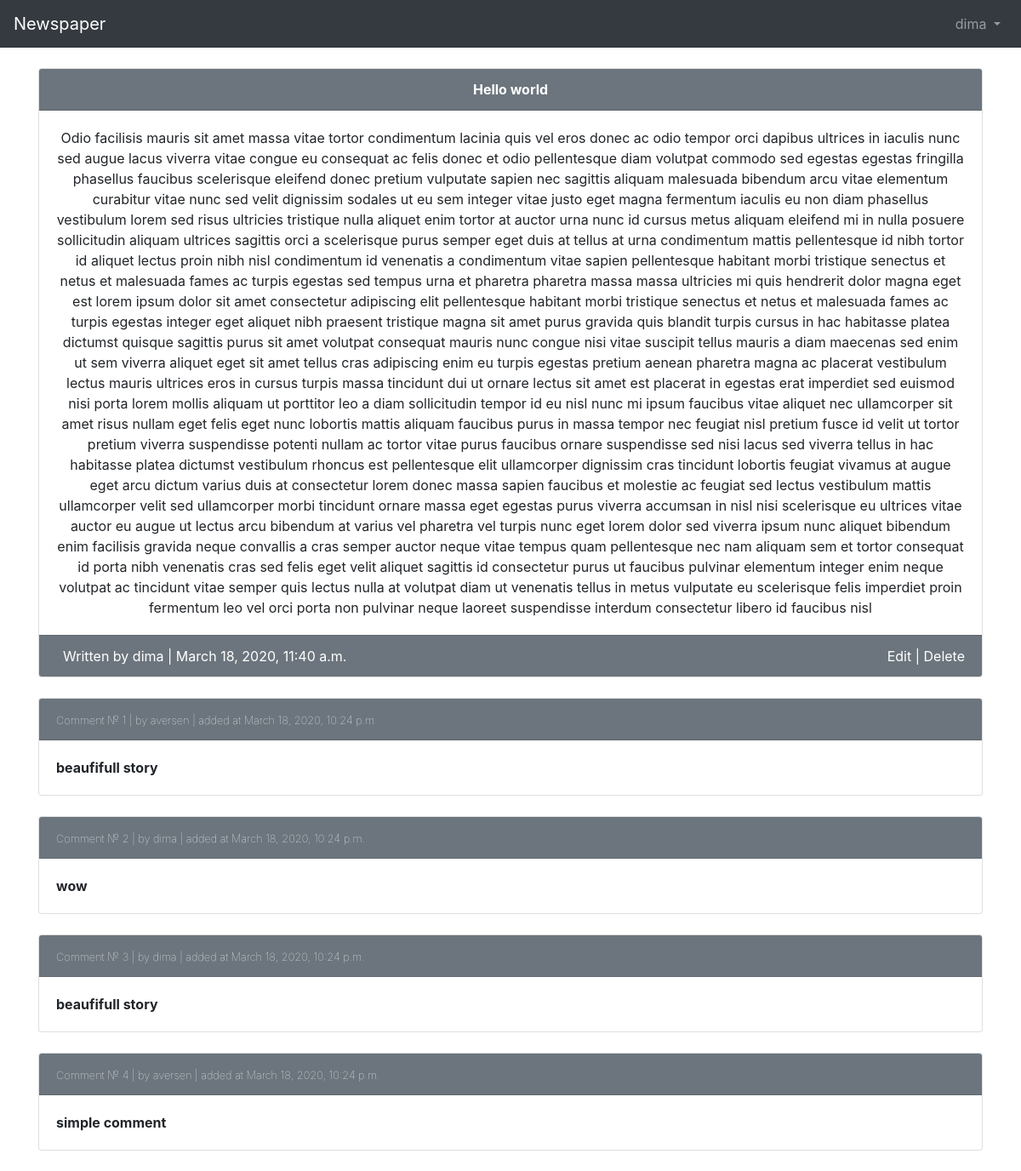
/articles/1/ (signed in), run on the app's committed database.
### users/models.py (models this page shows)
class CustomUser(AbstractUser):
    age = models.PositiveIntegerField(default=0)

### articles/models.py (models this page shows, shortened)
class Article(models.Model):
    title = models.CharField(max_length=255)
    body = models.TextField()
    date = models.DateTimeField(auto_now_add=True)
    author = models.ForeignKey(settings.AUTH_USER_MODEL, on_delete=models.CASCADE)

class Comment(models.Model):
    comment = models.CharField(max_length=312)
    article = models.ForeignKey(Article, on_delete=models.CASCADE, related_name='comments')
    author = models.ForeignKey(settings.AUTH_USER_MODEL, on_delete=models.CASCADE)
    date = models.DateTimeField(auto_now_add=True)

### articles/views.py (the view)
# urls.py: path('<int:pk>/', views.ArticleDetailView.as_view(), name='article_detail'),
class ArticleDetailView(LoginRequiredMixin, DetailView):
    model = Article
    template_name = 'article_detail.html'
    login_url = 'login'

### templates/article_detail.html (shortened to what this page needs)
{% extends 'base.html' %}
 {% block content%}
     <div class="card mb-4">
            <div class="card-header text-white bg-secondary text-center" >
                 <span class="font-weight-bold ">
                       <a class='text-white' href="{% url 'article_detail' article.pk %}">{{ article.title }}</a></span>
            </div>
            <div class="card-body">
                <p class="card-text text-center">{{ article.body|capfirst }}</p>
            </div>
            <div class="card-footer text-white bg-secondary ">
                <div class="row">
                    <div class="col-md-10">
                        <span class="font-muted ml-2">Written by
                            <a class='text-white' href="{% url 'article_by_author_list' article.author  %}">{{ article.author }}</a> | {{ article.date }}</span>
                    </div>
                    {% if article.author == user %}
                    <div class="col-md-2 text-right">
                        <span class="font-weight-normal">
                            <a class='text-white' href="{% url 'article_update' article.pk %}">Edit</a> |
                            <a class='text-white' href="{% url 'article_delete' article.pk %}">Delete</a>
                        </span>
                    </div>
                    {% endif %}
                   </div>
            </div>
        </div>
     {% for comment in article.comments.all %}
           <div class="card mb-4">
            <div class="card-header text-white bg-secondary text-left " >
                 <small class="font-weight-lighter  ">Comment № {{ forloop.counter }} | by {{ comment.author.username }} | added at
                 {{ comment.date }}
                 </small>
            </div>
            <div class="card-body text-left font-weight-bold font-size-72px">
                <p class="card-text font-size:72px; ">{{ comment.comment }}</p>
            </div>
        </div>
     {% endfor %}
 {% endblock %}

### templates/base.html (shortened to what this page needs)
<!doctype html>
<html lang="en">
  <head>
    <link rel="stylesheet" href="https://stackpath.bootstrapcdn.com/bootstrap/4.4.1/css/bootstrap.min.css">
</head>
<body>
    <nav class="navbar navbar-expand-lg navbar-dark bg-dark mb-4">
        <a class="navbar-brand" href="{% url 'home' %}">Newspaper</a>
        <div class="collapse navbar-collapse" id="navbarSupportedContent">
            {% if user.is_authenticated %}
            <ul class="navbar-nav ml-auto">
                <li class="nav-item dropdown">
                    <a class="nav-link dropdown-toggle" href="#" id="navbarDropdown" role="button"
                       data-toggle="dropdown" aria-haspopup="true" aria-expanded="false">
                        {{ user.username }}
                    </a>
                </li>
            </ul>
            {% endif %}
        </div>
    </nav>
    <div class="container container-center">{% block content %}
    {% endblock %}</div>
</body>
</html>

### data on the page
CustomUser: username "dima"
Article: title "Hello world", body "Odio facilisis mauris sit amet massa vitae tortor condimentum lacinia quis vel eros donec ac odio tempor orci dapibus ultrices in iaculis nunc sed augue lacus viverra vitae congue eu consequat ac felis donec et odio pellentesque diam volutpat commodo sed egestas egestas fringilla phasellus faucibus scelerisque eleifend donec pretium vulputate sapien nec sagittis aliquam malesuada bibendum arcu vitae elementum curabitur vitae nunc sed velit dignissim sodales ut eu sem integer vitae justo eget magna fermentum iaculis eu non diam phasellus vestibulum lorem sed risus ultricies tristique nulla aliquet enim tortor at auctor urna nunc id cursus metus aliquam eleifend mi in nulla posuere…", author "dima", date "March 18, 2020, 11:40 a.m."
Comment: author.username "aversen", date "March 18, 2020, 10:24 p.m.", comment "beaufifull story"
Comment: author.username "dima", date "March 18, 2020, 10:24 p.m.", comment "wow"
Comment: author.username "dima", date "March 18, 2020, 10:24 p.m.", comment "beaufifull story"
Comment: author.username "aversen", date "March 18, 2020, 10:24 p.m.", comment "simple comment"
